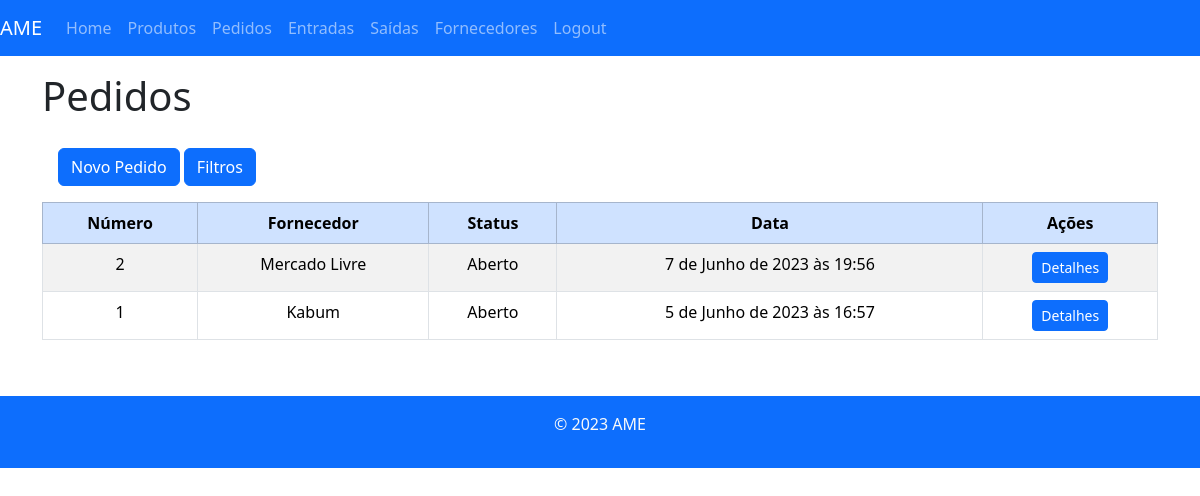
The app's page /pedidos/ (signed in), older data.
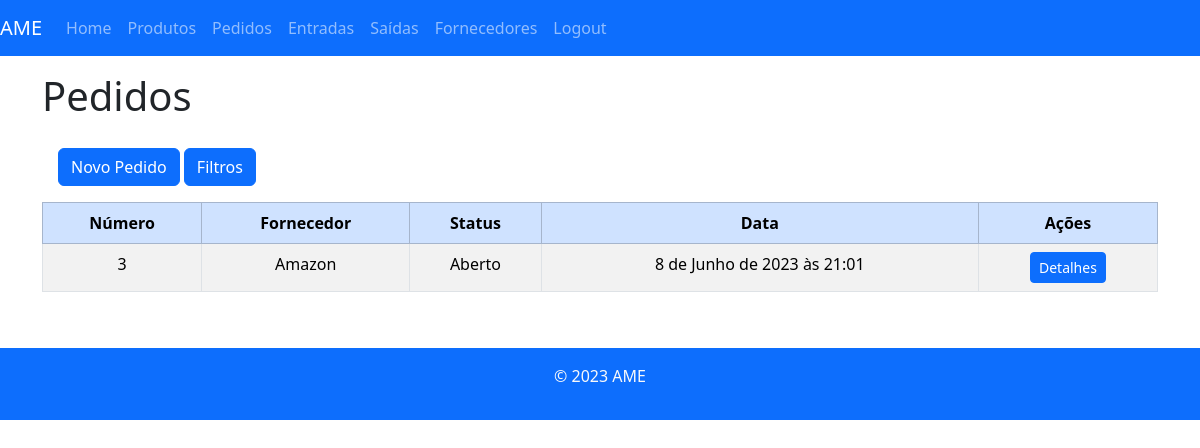
The same page, newer data.
### almoxarifado/models.py (models this page shows)
class Pedido(models.Model):
    STATUS = (
        ('Aberto', 'aberto'),
        ('Realizado', 'realizado'),
        ('Cancelado', 'cancelado')
    )
    produtos = models.ManyToManyField(Produto, through="ProdutoPedido")
    criado_em = models.DateTimeField(auto_now_add=True)
    status = models.CharField(max_length=20,choices=STATUS)
    fornecedor = models.ForeignKey(Fornecedor, on_delete=models.CASCADE)

class Fornecedor(models.Model):
    nome = models.CharField(max_length=255)
    fone = models.CharField(max_length=20)
    email = models.EmailField()
    def __str__(self):
        return self.nome

### almoxarifado/views.py (the view)
# urls.py: path('pedidos/', pedidos_view, name='pedidos'),
@login_required
def pedidos_view(request):
    if request.method == 'POST':
        form = PedidoForm(request.POST)
        if form.is_valid():
            form.save()
            messages.success(request, 'Pedido salvo com sucesso!')
            return redirect('pedidos')
    else:
        form = PedidoForm()
    pedidos = Pedido.objects.all().order_by("-criado_em")
    id = request.GET.get('id')
    fornecedor = request.GET.get('fornecedor')
    status = request.GET.get('status')
    data_inicial = request.GET.get('data_inicial')
    data_final = request.GET.get('data_final')
    if data_inicial:
        data_inicial = datetime.strptime(data_inicial, '%Y-%m-%d').date()
    if data_final:
        data_final = datetime.strptime(data_final, '%Y-%m-%d').date()
    if id:
        pedidos = pedidos.filter(id__icontains=id)
    if fornecedor:
        pedidos = pedidos.filter(fornecedor__nome__icontains=fornecedor)
    if status:
        pedidos = pedidos.filter(status__icontains=status)
    return render(request, 'pedidos.html', {'pedidos': pedidos, 'form': form})

### almoxarifado/templates/pedidos.html (shortened to what this page needs)
{% extends 'base.html' %}
{% load django_bootstrap5 %}
{% block content %}
  <h1>Pedidos</h1>
  <div class="container-fluid">
    <div class="row">
      <div class="col-3 text-white p-3">
        <button type="button" class="btn btn-primary mt-1" data-bs-toggle="modal" data-bs-target="#addPedidoModal">
          Novo Pedido
        </button>
        <button type="button" class="btn btn-primary mt-1" id="botaoFiltros" onClick="esconderFiltro()">
          Filtros
        </button>
      </div>
      <div class="col-9 text-dark p-3">
      </div>
    </div>
  </div>
  <div class="table-responsive">
    <table class="table table-hover table-striped table-bordered ">
      <thead class="table-primary">
        <tr>
          <th>Número</th>
          <th>Fornecedor</th>
          <th>Status</th>
          <th>Data</th>
          <th>Ações</th>
        </tr>
      </thead>
      <tbody>
        {% for pedido in pedidos %}
          <tr>
            <td>{{ pedido.id }}</td>
            <td>{{ pedido.fornecedor }}</td>
            <td>{{ pedido.status }}</td>
            <td>{{ pedido.criado_em }}</td>
            <td>
              <a href="{% url 'detalhes_pedido' pedido_id=pedido.id %}" class="btn btn-primary btn-sm">Detalhes</a>
            </td>
          </tr>
        {% endfor %}
      </tbody>
    </table>
  </div>
  <br>
{% endblock %}

Row changes from the older to the newer data that the page shows:
removed Pedido: id "2", fornecedor "Mercado Livre", status "Aberto", criado_em "7 de Junho de 2023 às 19:56"
removed Pedido: id "1", fornecedor "Kabum", status "Aberto", criado_em "5 de Junho de 2023 às 16:57"
added Pedido: id "3", fornecedor "Amazon", status "Aberto", criado_em "8 de Junho de 2023 às 21:01"
